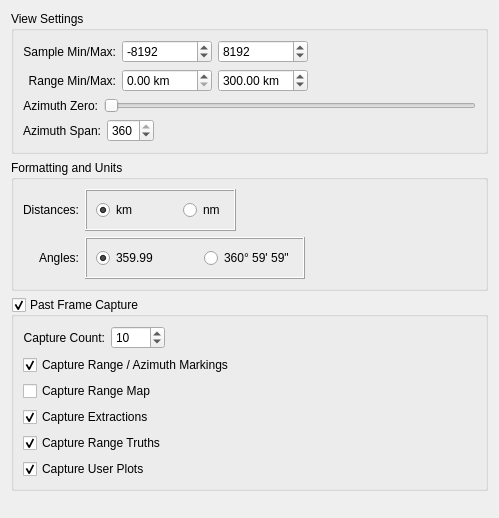
     <widget class="QWidget" name="general_" >
      <attribute name="title" >
       <string>General</string>
      </attribute>
      <attribute name="toolTip" >
       <string>Click to view general configurationsettings for BScope</string>
      </attribute>
      <layout class="QVBoxLayout" >
       <item>
        <widget class="QGroupBox" name="groupBox_3" >
         <property name="title" >
          <string>View Settings</string>
         </property>
         <layout class="QVBoxLayout" >
          <item>
           <layout class="QHBoxLayout" >
            <item>
             <layout class="QGridLayout" >
              <item row="0" column="0" >
               <widget class="QLabel" name="label_8" >
                <property name="text" >
                 <string>Sample Min/Max:</string>
                </property>
                <property name="alignment" >
                 <set>Qt::AlignRight|Qt::AlignTrailing|Qt::AlignVCenter</set>
                </property>
               </widget>
              </item>
              <item row="0" column="1" >
               <widget class="QSpinBox" name="sampleMin_" >
                <property name="toolTip" >
                 <string>Minimum sample value in all channels</string>
                </property>
                <property name="keyboardTracking" >
                 <bool>false</bool>
                </property>
                <property name="minimum" >
                 <number>-65535</number>
                </property>
                <property name="maximum" >
                 <number>65535</number>
                </property>
                <property name="singleStep" >
                 <number>1</number>
                </property>
                <property name="value" >
                 <number>-8192</number>
                </property>
               </widget>
              </item>
              <item row="0" column="2" >
               <widget class="QSpinBox" name="sampleMax_" >
                <property name="toolTip" >
                 <string>Maximum sample value in all channels</string>
                </property>
                <property name="keyboardTracking" >
                 <bool>false</bool>
                </property>
                <property name="minimum" >
                 <number>-65535</number>
                </property>
                <property name="maximum" >
                 <number>65535</number>
                </property>
                <property name="singleStep" >
                 <number>1</number>
                </property>
                <property name="value" >
                 <number>8192</number>
                </property>
               </widget>
              </item>
              <item row="1" column="0" >
               <widget class="QLabel" name="label_43" >
                <property name="text" >
                 <string>Range Min/Max:</string>
                </property>
                <property name="alignment" >
                 <set>Qt::AlignRight|Qt::AlignTrailing|Qt::AlignVCenter</set>
                </property>
               </widget>
              </item>
              <item row="1" column="1" >
               <widget class="QDoubleSpinBox" name="rangeMin_" >
                <property name="toolTip" >
                 <string>Minimum range shown on the
vertical axis</string>
                </property>
                <property name="keyboardTracking" >
                 <bool>false</bool>
                </property>
                <property name="suffix" >
                 <string> km</string>
                </property>
                <property name="maximum" >
                 <double>1000.000000000000000</double>
                </property>
                <property name="value" >
                 <double>0.000000000000000</double>
                </property>
               </widget>
              </item>
              <item row="1" column="2" >
               <widget class="QDoubleSpinBox" name="rangeMax_" >
                <property name="toolTip" >
                 <string>Maximum range shown on the
vertical axis</string>
                </property>
                <property name="keyboardTracking" >
                 <bool>false</bool>
                </property>
                <property name="suffix" >
                 <string> km</string>
                </property>
                <property name="maximum" >
                 <double>1000.000000000000000</double>
                </property>
                <property name="value" >
                 <double>300.000000000000000</double>
                </property>
               </widget>
              </item>
             </layout>
            </item>
            <item>
             <spacer>
              <property name="orientation" >
               <enum>Qt::Horizontal</enum>
              </property>
              <property name="sizeHint" >
               <size>
                <width>20</width>
                <height>27</height>
               </size>
              </property>
             </spacer>
            </item>
           </layout>
          </item>
          <item>
           <layout class="QHBoxLayout" >
            <item>
             <widget class="QLabel" name="label_17" >
              <property name="text" >
               <string>Azimuth Zero:</string>
              </property>
              <property name="alignment" >
               <set>Qt::AlignRight|Qt::AlignTrailing|Qt::AlignVCenter</set>
              </property>
             </widget>
            </item>
            <item>
             <widget class="QSlider" name="azimuthZero_" >
              <property name="toolTip" >
               <string>Location of zero azimuth along
the horizonal axis</string>
              </property>
              <property name="maximum" >
               <number>359</number>
              </property>
              <property name="orientation" >
               <enum>Qt::Horizontal</enum>
              </property>
             </widget>
            </item>
           </layout>
          </item>
          <item>
           <layout class="QHBoxLayout" >
            <item>
             <widget class="QLabel" name="label_19" >
              <property name="text" >
               <string>Azimuth Span:</string>
              </property>
              <property name="alignment" >
               <set>Qt::AlignRight|Qt::AlignTrailing|Qt::AlignVCenter</set>
              </property>
             </widget>
            </item>
            <item>
             <widget class="QSpinBox" name="azimuthSpan_" >
              <property name="toolTip" >
               <string>Range of azimuth values along
the horizontal axis</string>
              </property>
              <property name="keyboardTracking" >
               <bool>false</bool>
              </property>
              <property name="minimum" >
               <number>0</number>
              </property>
              <property name="maximum" >
               <number>360</number>
              </property>
              <property name="value" >
               <number>360</number>
              </property>
             </widget>
            </item>
            <item>
             <spacer>
              <property name="orientation" >
               <enum>Qt::Horizontal</enum>
              </property>
              <property name="sizeHint" >
               <size>
                <width>40</width>
                <height>20</height>
               </size>
              </property>
             </spacer>
            </item>
           </layout>
          </item>
         </layout>
        </widget>
       </item>
       <item>
        <widget class="QGroupBox" name="groupBox_4" >
         <property name="sizePolicy" >
          <sizepolicy vsizetype="Preferred" hsizetype="Preferred" >
           <horstretch>0</horstretch>
           <verstretch>0</verstretch>
          </sizepolicy>
         </property>
         <property name="title" >
          <string>Formatting and Units</string>
         </property>
         <layout class="QGridLayout" >
          <item row="0" column="0" >
           <widget class="QLabel" name="label_2" >
            <property name="text" >
             <string>Distances:</string>
            </property>
            <property name="alignment" >
             <set>Qt::AlignRight|Qt::AlignTrailing|Qt::AlignVCenter</set>
            </property>
           </widget>
          </item>
          <item row="0" column="1" >
           <widget class="QFrame" name="frame" >
            <property name="sizePolicy" >
             <sizepolicy vsizetype="Fixed" hsizetype="Fixed" >
              <horstretch>0</horstretch>
              <verstretch>0</verstretch>
             </sizepolicy>
            </property>
            <property name="frameShape" >
             <enum>QFrame::Box</enum>
            </property>
            <property name="frameShadow" >
             <enum>QFrame::Raised</enum>
            </property>
            <layout class="QHBoxLayout" >
             <item>
              <widget class="QRadioButton" name="distanceUnitsKm_" >
               <property name="text" >
                <string>km</string>
               </property>
               <property name="checked" >
                <bool>true</bool>
               </property>
              </widget>
             </item>
             <item>
              <spacer>
               <property name="orientation" >
                <enum>Qt::Horizontal</enum>
               </property>
               <property name="sizeHint" >
                <size>
                 <width>40</width>
                 <height>20</height>
                </size>
               </property>
              </spacer>
             </item>
             <item>
              <widget class="QRadioButton" name="distanceUnitsNm_" >
               <property name="text" >
                <string>nm</string>
               </property>
               <property name="checked" >
                <bool>false</bool>
               </property>
              </widget>
             </item>
            </layout>
           </widget>
          </item>
          <item row="0" column="2" colspan="2" >
           <spacer>
            <property name="orientation" >
             <enum>Qt::Horizontal</enum>
            </property>
            <property name="sizeHint" >
             <size>
              <width>171</width>
              <height>20</height>
             </size>
            </property>
           </spacer>
          </item>
          <item row="1" column="0" >
           <widget class="QLabel" name="label" >
            <property name="text" >
             <string>Angles:</string>
            </property>
            <property name="alignment" >
             <set>Qt::AlignRight|Qt::AlignTrailing|Qt::AlignVCenter</set>
            </property>
           </widget>
          </item>
          <item row="1" column="1" colspan="2" >
           <widget class="QFrame" name="frame_2" >
            <property name="sizePolicy" >
             <sizepolicy vsizetype="Fixed" hsizetype="Fixed" >
              <horstretch>0</horstretch>
              <verstretch>0</verstretch>
             </sizepolicy>
            </property>
            <property name="frameShape" >
             <enum>QFrame::Box</enum>
            </property>
            <property name="frameShadow" >
             <enum>QFrame::Raised</enum>
            </property>
            <layout class="QHBoxLayout" >
             <item>
              <widget class="QRadioButton" name="angleFormatDecimal_" >
               <property name="text" >
                <string>359.99</string>
               </property>
               <property name="checked" >
                <bool>true</bool>
               </property>
              </widget>
             </item>
             <item>
              <spacer>
               <property name="orientation" >
                <enum>Qt::Horizontal</enum>
               </property>
               <property name="sizeHint" >
                <size>
                 <width>40</width>
                 <height>20</height>
                </size>
               </property>
              </spacer>
             </item>
             <item>
              <widget class="QRadioButton" name="angleFormatMinSec_" >
               <property name="text" >
                <string>360° 59' 59"</string>
               </property>
               <property name="checked" >
                <bool>false</bool>
               </property>
              </widget>
             </item>
            </layout>
           </widget>
          </item>
          <item row="1" column="3" >
           <spacer>
            <property name="orientation" >
             <enum>Qt::Horizontal</enum>
            </property>
            <property name="sizeHint" >
             <size>
              <width>81</width>
              <height>20</height>
             </size>
            </property>
           </spacer>
          </item>
         </layout>
        </widget>
       </item>
       <item>
        <widget class="QGroupBox" name="frameCaptureEnabled_" >
         <property name="title" >
          <string>Past Frame Capture</string>
         </property>
         <property name="checkable" >
          <bool>true</bool>
         </property>
         <layout class="QVBoxLayout" >
          <item>
           <layout class="QHBoxLayout" >
            <item>
             <widget class="QLabel" name="label_3" >
              <property name="text" >
               <string>Capture Count:</string>
              </property>
              <property name="alignment" >
               <set>Qt::AlignRight|Qt::AlignTrailing|Qt::AlignVCenter</set>
              </property>
             </widget>
            </item>
            <item>
             <widget class="QSpinBox" name="frameCount_" >
              <property name="toolTip" >
               <string>Number of previous rotations to
capture for viewing</string>
              </property>
              <property name="keyboardTracking" >
               <bool>false</bool>
              </property>
              <property name="minimum" >
               <number>2</number>
              </property>
              <property name="maximum" >
               <number>1000</number>
              </property>
              <property name="value" >
               <number>10</number>
              </property>
             </widget>
            </item>
            <item>
             <spacer>
              <property name="orientation" >
               <enum>Qt::Horizontal</enum>
              </property>
              <property name="sizeHint" >
               <size>
                <width>40</width>
                <height>10</height>
               </size>
              </property>
             </spacer>
            </item>
           </layout>
          </item>
          <item>
           <layout class="QHBoxLayout" >
            <item>
             <layout class="QVBoxLayout" >
              <item>
               <widget class="QCheckBox" name="frameHasGrid_" >
                <property name="toolTip" >
                 <string>Check to capture range/azimuth
markings in images</string>
                </property>
                <property name="text" >
                 <string>Capture Range / Azimuth Markings</string>
                </property>
                <property name="checked" >
                 <bool>true</bool>
                </property>
               </widget>
              </item>
              <item>
               <widget class="QCheckBox" name="frameHasRangeMap_" >
                <property name="toolTip" >
                 <string>Check to capture the range map
in images</string>
                </property>
                <property name="text" >
                 <string>Capture Range Map</string>
                </property>
               </widget>
              </item>
              <item>
               <widget class="QCheckBox" name="frameHasExtractions_" >
                <property name="toolTip" >
                 <string>Check to capture target plots
(both manual and extracted)</string>
                </property>
                <property name="text" >
                 <string>Capture Extractions</string>
                </property>
                <property name="checked" >
                 <bool>true</bool>
                </property>
               </widget>
              </item>
              <item>
               <widget class="QCheckBox" name="frameHasRangeTruths_" >
                <property name="toolTip" >
                 <string>Check to capture range truth plots
in images</string>
                </property>
                <property name="text" >
                 <string>Capture Range Truths</string>
                </property>
                <property name="checked" >
                 <bool>true</bool>
                </property>
               </widget>
              </item>
              <item>
               <widget class="QCheckBox" name="frameHasBugPlots_" >
                <property name="toolTip" >
                 <string>Check to capture target plots
(both manual and extracted)</string>
                </property>
                <property name="text" >
                 <string>Capture User Plots</string>
                </property>
                <property name="checked" >
                 <bool>true</bool>
                </property>
               </widget>
              </item>
             </layout>
            </item>
            <item>
             <spacer>
              <property name="orientation" >
               <enum>Qt::Horizontal</enum>
              </property>
              <property name="sizeHint" >
               <size>
                <width>16</width>
                <height>16</height>
               </size>
              </property>
             </spacer>
            </item>
           </layout>
          </item>
         </layout>
        </widget>
       </item>
       <item>
        <spacer>
         <property name="orientation" >
          <enum>Qt::Vertical</enum>
         </property>
         <property name="sizeHint" >
          <size>
           <width>20</width>
           <height>16</height>
          </size>
         </property>
        </spacer>
       </item>
      </layout>
     </widget>
